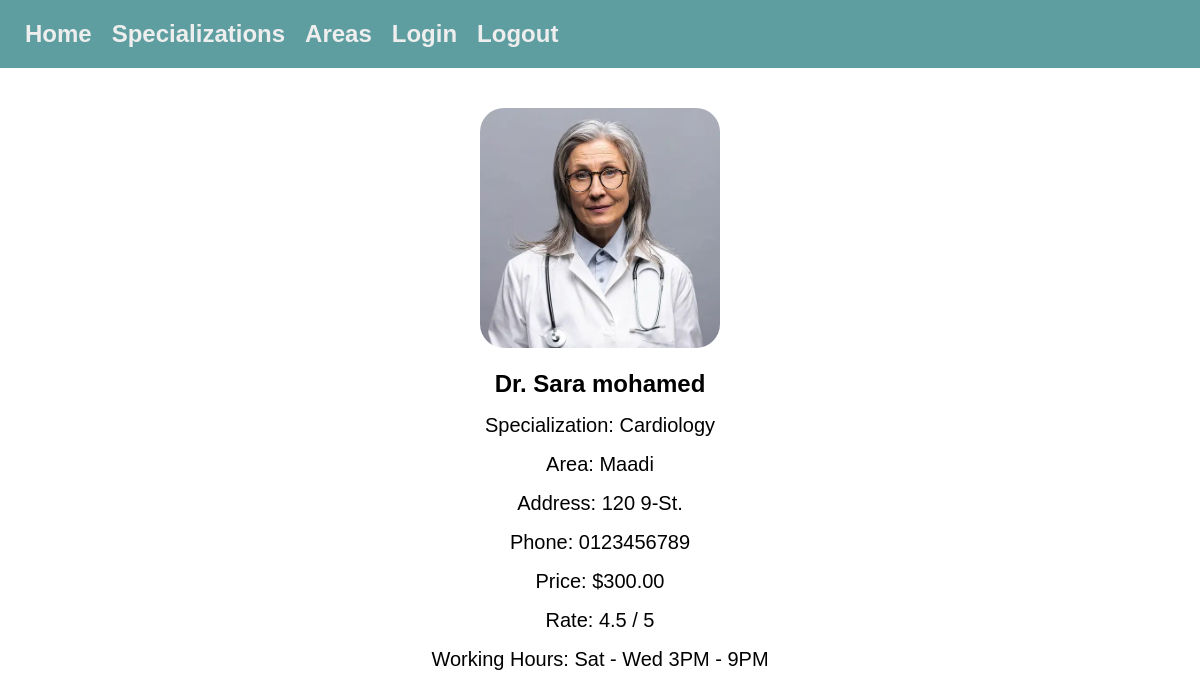
Screenshot of /home/doctor/1/ with the database file from the repository.
### doctors/models.py (models this page shows, shortened)
class Doctor(models.Model):
    image = models.ImageField(upload_to='doctors/')
    name = models.CharField(max_length=100)
    phone = models.CharField(max_length=11,default='00000000000')
    specialization = models.CharField(max_length=100)
    area = models.CharField(max_length=100)
    address = models.TextField()
    price = models.DecimalField(max_digits=10, decimal_places=2)
    rate = models.DecimalField(max_digits=3, decimal_places=1)
    working_hours = models.CharField(max_length=100)

### doctors/views.py (the view)
# urls.py: path('doctor/<int:doctor_id>/', views.doctor_detail_view, name='doctor_detail'),
def doctor_detail_view(request, doctor_id):
    doctor = get_object_or_404(Doctor, id=doctor_id)
    return render(request, 'doctors/doctor_detailes.html', {'doctor': doctor})

### doctors/templates/doctors/doctor_detailes.html (shortened to what this page needs)
{% extends './base.html' %}
{% load static %}
    {% block header %}
    <link rel="stylesheet" href="{% static 'doctors/css/doctor_details.css' %}">
    {% endblock %}
    {% block content %}
    <div class="content">
        <img src="{{ doctor.image.url }}" alt="{{ doctor.name }}">
        <h1>{{ doctor.name }}</h1>
        <p>Specialization: {{ doctor.specialization }}</p>
        <p>Area: {{ doctor.area }}</p>
        <p>Address: {{ doctor.address }}</p>
        <p>Phone: {{ doctor.phone }}</p>
        <p>Price: ${{ doctor.price }}</p>
        <p>Rate: {{ doctor.rate }} / 5</p>
        <p>Working Hours: {{ doctor.working_hours }}</p>
    </div>
    {% endblock %}

### doctors/static/doctors/css/base_style.css (style rules this page uses)
* { margin: 0; padding: 0; box-sizing: border-box; font-size: 24px; font-family:'Franklin Gothic Medium', 'Arial Narrow', Arial, sans-serif; }

### doctors/static/doctors/css/doctor_details.css (style rules this page uses)
.content { text-align: center; margin-top: 5vh; }
.content img { width: 20vw; height: auto; border-radius: 10%; }
.content h1 { margin: 16px 0; }
.content p { padding: 0 16px 16px; font-size: 20px; }

### rows the page displays
Doctor: image (picture), name "Dr. Sara mohamed", specialization "Cardiology", area "Maadi", address "120 9-St.", phone "0123456789", price "300.00", rate "4.5", working_hours "Sat - Wed 3PM - 9PM"
